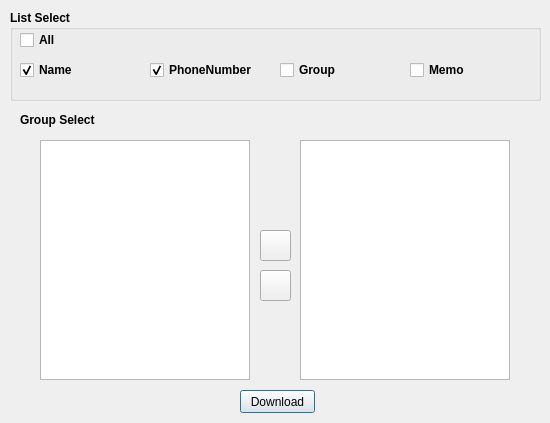
<?xml version="1.0" encoding="UTF-8"?>
<ui version="4.0">
 <class>AddressDownloadDialog</class>
 <widget class="QDialog" name="AddressDownloadDialog">
  <property name="geometry">
   <rect>
    <x>0</x>
    <y>0</y>
    <width>550</width>
    <height>423</height>
   </rect>
  </property>
  <property name="windowTitle">
   <string>AddressDownloadDialog</string>
  </property>
  <property name="windowIcon">
   <iconset resource="addressmanagement.qrc">
    <normaloff>:/img/download.png</normaloff>:/img/download.png</iconset>
  </property>
  <widget class="QGroupBox" name="groupBox">
   <property name="geometry">
    <rect>
     <x>10</x>
     <y>10</y>
     <width>531</width>
     <height>91</height>
    </rect>
   </property>
   <property name="font">
    <font>
     <weight>75</weight>
     <bold>true</bold>
    </font>
   </property>
   <property name="title">
    <string>List Select</string>
   </property>
   <widget class="QCheckBox" name="checkBox_All">
    <property name="geometry">
     <rect>
      <x>10</x>
      <y>20</y>
      <width>120</width>
      <height>20</height>
     </rect>
    </property>
    <property name="minimumSize">
     <size>
      <width>0</width>
      <height>20</height>
     </size>
    </property>
    <property name="font">
     <font>
      <weight>75</weight>
      <bold>true</bold>
     </font>
    </property>
    <property name="text">
     <string>All</string>
    </property>
   </widget>
   <widget class="QCheckBox" name="checkBox_Name">
    <property name="geometry">
     <rect>
      <x>10</x>
      <y>50</y>
      <width>120</width>
      <height>20</height>
     </rect>
    </property>
    <property name="minimumSize">
     <size>
      <width>0</width>
      <height>20</height>
     </size>
    </property>
    <property name="font">
     <font>
      <weight>75</weight>
      <bold>true</bold>
     </font>
    </property>
    <property name="text">
     <string>Name</string>
    </property>
    <property name="checked">
     <bool>true</bool>
    </property>
   </widget>
   <widget class="QCheckBox" name="checkBox_PhoneNumber">
    <property name="geometry">
     <rect>
      <x>140</x>
      <y>50</y>
      <width>120</width>
      <height>20</height>
     </rect>
    </property>
    <property name="minimumSize">
     <size>
      <width>0</width>
      <height>20</height>
     </size>
    </property>
    <property name="font">
     <font>
      <weight>75</weight>
      <bold>true</bold>
     </font>
    </property>
    <property name="text">
     <string>PhoneNumber</string>
    </property>
    <property name="checked">
     <bool>true</bool>
    </property>
   </widget>
   <widget class="QCheckBox" name="checkBox_Group">
    <property name="geometry">
     <rect>
      <x>270</x>
      <y>50</y>
      <width>120</width>
      <height>20</height>
     </rect>
    </property>
    <property name="minimumSize">
     <size>
      <width>0</width>
      <height>20</height>
     </size>
    </property>
    <property name="font">
     <font>
      <weight>75</weight>
      <bold>true</bold>
     </font>
    </property>
    <property name="text">
     <string>Group</string>
    </property>
   </widget>
   <widget class="QCheckBox" name="checkBox_Memo">
    <property name="geometry">
     <rect>
      <x>400</x>
      <y>50</y>
      <width>120</width>
      <height>20</height>
     </rect>
    </property>
    <property name="minimumSize">
     <size>
      <width>0</width>
      <height>20</height>
     </size>
    </property>
    <property name="font">
     <font>
      <weight>75</weight>
      <bold>true</bold>
     </font>
    </property>
    <property name="text">
     <string>Memo</string>
    </property>
   </widget>
  </widget>
  <widget class="QPushButton" name="pushButton_Download">
   <property name="geometry">
    <rect>
     <x>240</x>
     <y>390</y>
     <width>75</width>
     <height>23</height>
    </rect>
   </property>
   <property name="text">
    <string>Download</string>
   </property>
   <property name="icon">
    <iconset resource="addressmanagement.qrc">
     <normaloff>:/img/download.png</normaloff>:/img/download.png</iconset>
   </property>
  </widget>
  <widget class="QListWidget" name="listWidget_Group">
   <property name="geometry">
    <rect>
     <x>40</x>
     <y>140</y>
     <width>210</width>
     <height>240</height>
    </rect>
   </property>
   <property name="font">
    <font>
     <weight>75</weight>
     <bold>true</bold>
    </font>
   </property>
   <property name="selectionMode">
    <enum>QAbstractItemView::ExtendedSelection</enum>
   </property>
  </widget>
  <widget class="QLabel" name="label">
   <property name="geometry">
    <rect>
     <x>20</x>
     <y>110</y>
     <width>100</width>
     <height>20</height>
    </rect>
   </property>
   <property name="font">
    <font>
     <weight>75</weight>
     <bold>true</bold>
    </font>
   </property>
   <property name="text">
    <string>Group Select</string>
   </property>
  </widget>
  <widget class="QListWidget" name="listWidget_OutputGroup">
   <property name="geometry">
    <rect>
     <x>300</x>
     <y>140</y>
     <width>210</width>
     <height>240</height>
    </rect>
   </property>
   <property name="font">
    <font>
     <weight>75</weight>
     <bold>true</bold>
    </font>
   </property>
   <property name="selectionMode">
    <enum>QAbstractItemView::ExtendedSelection</enum>
   </property>
  </widget>
  <widget class="QPushButton" name="pushButton_Add">
   <property name="geometry">
    <rect>
     <x>260</x>
     <y>230</y>
     <width>31</width>
     <height>31</height>
    </rect>
   </property>
   <property name="text">
    <string/>
   </property>
   <property name="icon">
    <iconset resource="addressmanagement.qrc">
     <normaloff>:/img/rightarrow.png</normaloff>:/img/rightarrow.png</iconset>
   </property>
  </widget>
  <widget class="QPushButton" name="pushButton_Delete">
   <property name="geometry">
    <rect>
     <x>260</x>
     <y>270</y>
     <width>31</width>
     <height>31</height>
    </rect>
   </property>
   <property name="text">
    <string/>
   </property>
   <property name="icon">
    <iconset resource="addressmanagement.qrc">
     <normaloff>:/img/leftarrow.png</normaloff>:/img/leftarrow.png</iconset>
   </property>
  </widget>
 </widget>
 <resources>
  <include location="addressmanagement.qrc"/>
 </resources>
 <connections/>
</ui>
